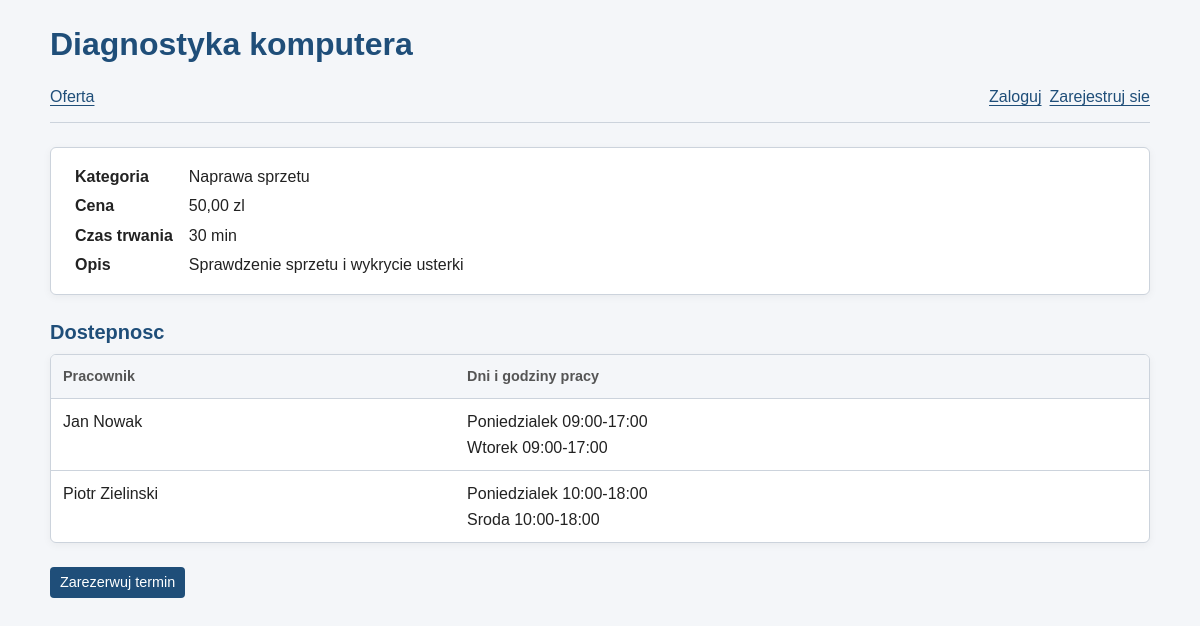
Page /usluga.php?id=1 on the committed database.
### tables this page shows
CREATE TABLE uslugi (
    id INT AUTO_INCREMENT PRIMARY KEY,
    kategoria_id INT NOT NULL,
    nazwa VARCHAR(100) NOT NULL,
    opis TEXT,
    czas_trwania INT NOT NULL,
    cena DECIMAL(8,2) NOT NULL,
    aktywna TINYINT(1) NOT NULL DEFAULT 1,
    FOREIGN KEY (kategoria_id) REFERENCES kategorie_uslug(id) ON DELETE RESTRICT,
    CHECK (czas_trwania > 0),
    CHECK (cena >= 0)
);

CREATE TABLE kategorie_uslug (
    id INT AUTO_INCREMENT PRIMARY KEY,
    nazwa VARCHAR(100) NOT NULL,
    opis TEXT
);

CREATE TABLE pracownicy (
    id INT AUTO_INCREMENT PRIMARY KEY,
    uzytkownik_id INT NOT NULL UNIQUE,
    opis TEXT,
    aktywny TINYINT(1) NOT NULL DEFAULT 1,
    FOREIGN KEY (uzytkownik_id) REFERENCES uzytkownicy(id) ON DELETE RESTRICT
);

CREATE TABLE dostepnosc_pracownikow (
    id INT AUTO_INCREMENT PRIMARY KEY,
    pracownik_id INT NOT NULL,
    dzien_tygodnia TINYINT NOT NULL COMMENT '1-poniedzialek ... 7-niedziela',
    godzina_od TIME NOT NULL,
    godzina_do TIME NOT NULL,
    FOREIGN KEY (pracownik_id) REFERENCES pracownicy(id) ON DELETE CASCADE,
    UNIQUE KEY uq_pracownik_dzien (pracownik_id, dzien_tygodnia),
    CHECK (dzien_tygodnia BETWEEN 1 AND 7),
    CHECK (godzina_do > godzina_od)
);

### includes/terminy.php (called while the page is built, shortened)
<?php
function aktywnaUsluga(PDO $pdo, int $id): ?array
{
    $stmt = $pdo->prepare(
        'SELECT u.id, u.nazwa, u.opis, u.czas_trwania, u.cena, k.nazwa AS kategoria
         FROM uslugi u
         JOIN kategorie_uslug k ON k.id = u.kategoria_id
         WHERE u.id = ? AND u.aktywna = 1'
    );
    $stmt->execute([$id]);
    return $stmt->fetch(PDO::FETCH_ASSOC) ?: null;
}
function pracownicyUslugi(PDO $pdo, int $uslugaId): array
{
    $stmt = $pdo->prepare(
        "SELECT p.id, CONCAT(u.imie, ' ', u.nazwisko) AS nazwa, p.opis
         FROM pracownicy_uslugi pu
         JOIN pracownicy p ON p.id = pu.pracownik_id
         JOIN uzytkownicy u ON u.id = p.uzytkownik_id
         WHERE pu.usluga_id = ? AND p.aktywny = 1 AND u.aktywny = 1
         ORDER BY u.nazwisko, u.imie"
    );
    $stmt->execute([$uslugaId]);
    return $stmt->fetchAll(PDO::FETCH_ASSOC);
}
function dniPracy(PDO $pdo, int $pracownikId): array
{
    $stmt = $pdo->prepare(
        'SELECT dzien_tygodnia, godzina_od, godzina_do
         FROM dostepnosc_pracownikow
         WHERE pracownik_id = ?
         ORDER BY dzien_tygodnia'
    );
    $stmt->execute([$pracownikId]);
    return $stmt->fetchAll(PDO::FETCH_ASSOC);
}

### includes/auth.php (called while the page is built, shortened)
<?php
function zalogowany(): bool
{
    return isset($_SESSION['user_id'])
        && is_int($_SESSION['user_id'])
        && $_SESSION['user_id'] > 0;
}

### public/usluga.php (the view, shortened to what this page needs)
<?php
require __DIR__ . '/../includes/wspolne.php';
require __DIR__ . '/../includes/terminy.php';
$usluga = aktywnaUsluga($pdo, liczba($_GET['id'] ?? ''));
$pracownicy = pracownicyUslugi($pdo, (int) $usluga['id']);
naglowekStrony($usluga['nazwa'], ['index.php' => 'Oferta']);
?>
<div class="karta">
    <dl>
        <dt>Kategoria</dt>
        <dd><?= e($usluga['kategoria']) ?></dd>
        <dt>Cena</dt>
        <dd><?= cena($usluga['cena']) ?></dd>
        <dt>Czas trwania</dt>
        <dd><?= (int) $usluga['czas_trwania'] ?> min</dd>
        <dt>Opis</dt>
        <dd><?= e($usluga['opis']) ?: '-' ?></dd>
    </dl>
</div>
<h2>Dostepnosc</h2>
<?php if (!$pracownicy): ?>
    <p>Obecnie zaden pracownik nie wykonuje tej uslugi, wiec nie mozna jej zarezerwowac.</p>
<?php else: ?>
    <div class="tabela">
        <table>
            <tr>
                <th>Pracownik</th>
                <th>Dni i godziny pracy</th>
            </tr>
            <?php foreach ($pracownicy as $p): ?>
                <tr>
                    <td><?= e($p['nazwa']) ?></td>
                    <td>
                        <?php foreach (dniPracy($pdo, (int) $p['id']) as $d): ?>
                            <?= DNI_TYGODNIA[$d['dzien_tygodnia']] ?> <?= godzina($d['godzina_od']) ?>-<?= godzina($d['godzina_do']) ?><br>
                        <?php endforeach; ?>
                    </td>
                </tr>
            <?php endforeach; ?>
        </table>
    </div>
    <p><a class="przycisk" href="rezerwacja.php?usluga=<?= (int) $usluga['id'] ?>">Zarezerwuj termin</a></p>
<?php endif; ?>
<?php
stopkaStrony();

### includes/wspolne.php (shortened to what this page needs)
<?php
require_once __DIR__ . '/auth.php';
if (!function_exists('e')) {
    function e(?string $wartosc): string
    {
        return htmlspecialchars($wartosc ?? '', ENT_QUOTES | ENT_SUBSTITUTE, 'UTF-8');
    }
}
function liczba(mixed $wartosc): int
{
    return is_string($wartosc) && ctype_digit($wartosc) ? (int) $wartosc : 0;
}
function godzina(string $czas): string
{
    return substr($czas, 0, 5);
}
function cena(string|float $cena): string
{
    return number_format((float) $cena, 2, ',', ' ') . ' zl';
}
function naglowekStrony(string $tytul, array $linki): void
{
    $biezaca = basename($_SERVER['SCRIPT_NAME']);
    ?>
<!DOCTYPE html>
<html lang="pl">
<head>
    <link rel="stylesheet" href="../css/style.css">
</head>
<body class="panel">
    <h1><?= e($tytul) ?></h1>
    <nav>
        <?php foreach ($linki as $plik => $nazwa): ?>
            <a href="<?= e($plik) ?>"<?= $plik === $biezaca ? ' aria-current="page"' : '' ?>><?= e($nazwa) ?></a>
        <?php endforeach; ?>
        <?php if (zalogowany()): ?>
            <a href="profil.php">Moje konto</a>
            <a href="wyloguj.php">Wyloguj</a>
        <?php else: ?>
            <a href="logowanie.php">Zaloguj</a>
            <a href="rejestracja.php">Zarejestruj sie</a>
        <?php endif; ?>
    </nav>
    <main>
    <?php
}
function stopkaStrony(): void
{
    ?>
    </main>
</body>
</html>
    <?php
}

### css/style.css (style rules this page uses)
:root { color-scheme: light; --kolor-glowny: #1f4e79; --kolor-glowny-hover: #173b5d; --kolor-tlo: #f4f6f9; --kolor-powierzchni: #fff; --kolor-tekst: #222; --kolor-tekst-pomocniczy: #555; --kolor-ramka: #ccd3dc; --kolor-blad: #b3261e; --kolor-blad-tlo: #fdecea; --kolor-sukces: #1e7b34; --kolor-sukces-tlo: #e8f5ec; --szerokosc-tresci: 800px; --szerokosc-formularza: 420px; --odstep-xs: 4px; --odstep-sm: 8px; --odstep-md: 12px; --odstep-lg: 16px; --odstep-xl: 24px; --odstep-xxl: 32px; --promien: 6px; --cien: 0 2px 8px rgb(0 0 0 / 5%); --przejscie: 0.2s ease; }
*, *::before, *::after { box-sizing: border-box; }
html { -webkit-text-size-adjust: 100%; text-size-adjust: 100%; }
body { margin: 0; padding: 0 var(--odstep-lg) var(--odstep-xxl); font-family: Arial, Helvetica, sans-serif; font-size: 16px; line-height: 1.6; color: var(--kolor-tekst); background: var(--kolor-tlo); }
h1, h2, p { margin-top: 0; }
h1 { max-width: var(--szerokosc-tresci); margin: var(--odstep-xl) auto var(--odstep-sm); color: var(--kolor-glowny); font-size: clamp(1.5rem, 4vw, 2rem); line-height: 1.25; }
h2 { margin-bottom: var(--odstep-sm); color: var(--kolor-glowny); font-size: 1.25rem; line-height: 1.35; }
nav { display: flex; flex-wrap: wrap; align-items: center; gap: var(--odstep-sm); max-width: var(--szerokosc-tresci); margin: 0 auto var(--odstep-xl); padding: var(--odstep-md) 0; border-bottom: 1px solid var(--kolor-ramka); }
a { color: var(--kolor-glowny); text-underline-offset: 3px; transition: color var(--przejscie); }
body.admin, body.panel { --szerokosc-tresci: 1100px; }
.admin main, .panel main { max-width: var(--szerokosc-tresci); margin: 0 auto; }
.tabela { overflow-x: auto; margin-bottom: var(--odstep-xl); background: var(--kolor-powierzchni); border: 1px solid var(--kolor-ramka); border-radius: var(--promien); box-shadow: var(--cien); }
table { width: 100%; border-collapse: collapse; }
th, td { padding: 10px var(--odstep-md); text-align: left; vertical-align: top; border-bottom: 1px solid var(--kolor-ramka); }
th { font-size: 0.9rem; color: var(--kolor-tekst-pomocniczy); background: var(--kolor-tlo); white-space: nowrap; }
tr:last-child td { border-bottom: none; }
button.maly, a.przycisk { display: inline-block; width: auto; min-height: 0; margin: 0; padding: var(--odstep-xs) 10px; font-size: 0.9rem; }
a.przycisk { color: #fff; text-decoration: none; background: var(--kolor-glowny); border-radius: 4px; }
.karta { margin-bottom: var(--odstep-xl); padding: var(--odstep-lg) var(--odstep-xl); background: var(--kolor-powierzchni); border: 1px solid var(--kolor-ramka); border-radius: var(--promien); box-shadow: var(--cien); }
.karta dl { display: grid; grid-template-columns: max-content 1fr; gap: var(--odstep-xs) var(--odstep-lg); margin: 0; }
.karta dt { font-weight: 700; }
.karta dd { margin: 0; }

### rows in the picture
uslugi: nazwa "Diagnostyka komputera", kategoria.nazwa "Naprawa sprzetu", cena "50,00 zl", czas_trwania "30", opis "Sprawdzenie sprzetu i wykrycie usterki"
pracownicy: nazwa "Jan Nowak"
dostepnosc_pracownikow: dzien_tygodnia "Poniedzialek", godzina_od "09:00", godzina_do "17:00"
dostepnosc_pracownikow: dzien_tygodnia "Wtorek", godzina_od "09:00", godzina_do "17:00"
pracownicy: nazwa "Piotr Zielinski"
dostepnosc_pracownikow: dzien_tygodnia "Poniedzialek", godzina_od "10:00", godzina_do "18:00"
dostepnosc_pracownikow: dzien_tygodnia "Sroda", godzina_od "10:00", godzina_do "18:00"

### other values in the picture
$nazwa "Oferta"
